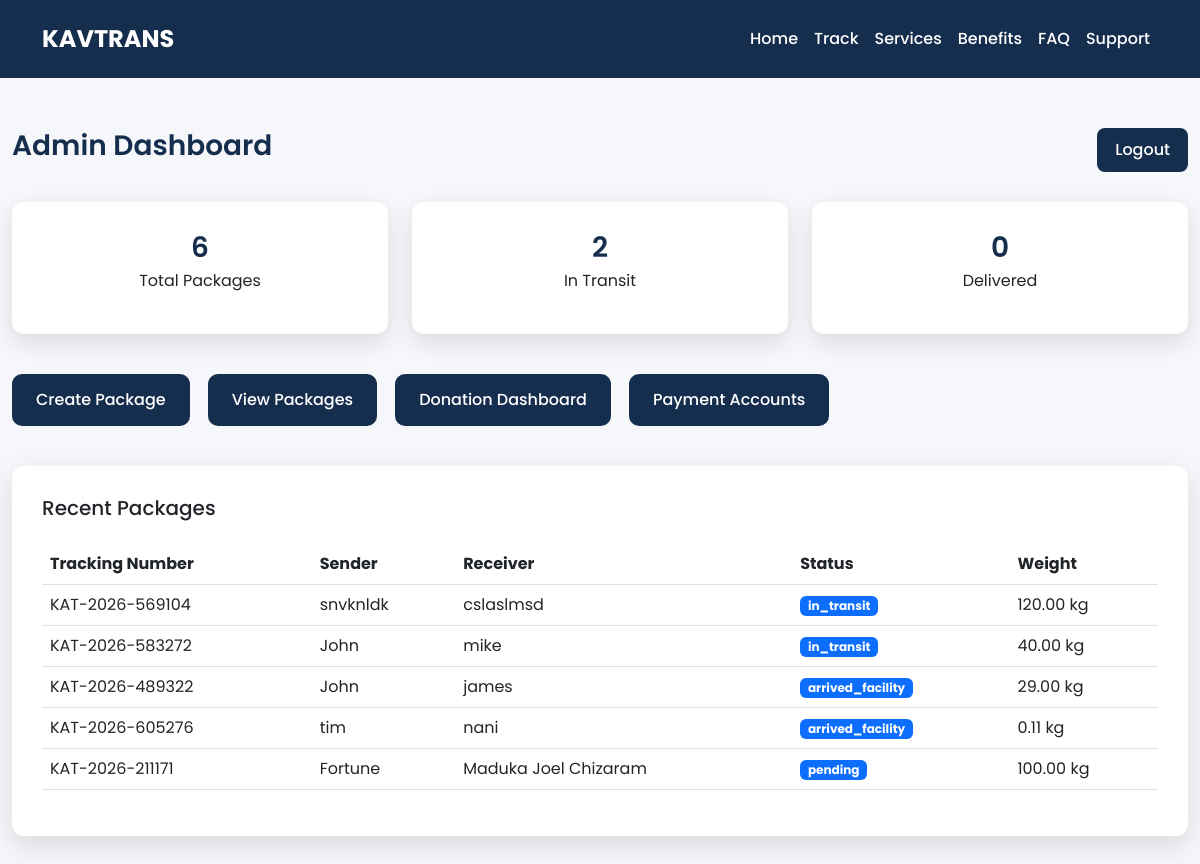
/dashboard/ (signed in), run on the app's committed database.
### packages/models.py (models this page shows, shortened)
class Package(models.Model):
    STATUS_CHOICES = [
        ("pending", "Pending"),
        ("picked_up", "Picked Up"),
        ("in_transit", "In Transit"),
        ("arrived_facility", "Arrived At Facility"),
        ("out_for_delivery", "Out For Delivery"),
        ("delivered", "Delivered"),
    ]
    tracking_number = models.CharField(
        max_length=30,
        unique=True,
        default=generate_tracking_number,
        editable=False
    )
    owner = models.ForeignKey(
        settings.AUTH_USER_MODEL,
        on_delete=models.CASCADE,
        related_name="packages"
    )
    sender_name = models.CharField(max_length=100)
    receiver_name = models.CharField(max_length=100)
    receiver_phone = models.CharField(max_length=20)
    receiver_address = models.TextField()
    description = models.TextField()
    weight = models.DecimalField(max_digits=10, decimal_places=2)
    status = models.CharField(
        max_length=50,
        choices=STATUS_CHOICES,
        default="pending"
    )
    current_location = models.CharField(max_length=255, blank=True)
    created_at = models.DateTimeField(auto_now_add=True)

### dashboard/views.py (the view)
# urls.py: path("", views.dashboard_home, name="dashboard_home"),
@login_required(login_url="admin_login")
def dashboard_home(request):
    total_packages = Package.objects.count()
    delivered = Package.objects.filter(status="delivered").count()
    in_transit = Package.objects.filter(status="in_transit").count()
    pending = Package.objects.filter(status="pending").count()
    packages = Package.objects.order_by('-id')[:5]
    return render(request, "dashboard/home.html", {
        "total_packages": total_packages,
        "delivered": delivered,
        "in_transit": in_transit,
        "pending": pending,
        "packages": packages,
    })

### templates/dashboard/home.html (shortened to what this page needs)
{% extends "dashboard/dashboard_base.html" %}
{% load static %}
{% block content %}
<div class="container dashboard-wrapper animate__animated animate__fadeIn">
<div class="dashboard-header">
<h3 class="dashboard-title">Admin Dashboard</h3>
<a href="{% url 'admin_logout' %}" class="logout-btn">
Logout
</a>
</div>
<div class="row g-4">
<div class="col-md-4">
<div class="stat-card">
<div class="stat-number">{{ total_packages }}</div>
<p>Total Packages</p>
</div>
</div>
<div class="col-md-4">
<div class="stat-card">
<div class="stat-number">{{ in_transit }}</div>
<p>In Transit</p>
</div>
</div>
<div class="col-md-4">
<div class="stat-card">
<div class="stat-number">{{ delivered }}</div>
<p>Delivered</p>
</div>
</div>
</div>
<div class="dashboard-actions d-flex flex-wrap gap-2">
<a href="{% url 'package_create' %}" class="dashboard-btn">
Create Package
</a>
<a href="{% url 'package_list' %}" class="dashboard-btn">
View Packages
</a>
<a href="{% url 'donation_dashboard' %}" class="dashboard-btn">
Donation Dashboard
</a>
<a href="{% url 'payment_accounts' %}" class="dashboard-btn">
Payment Accounts
</a>
</div>
<div class="table-card">
<h5 class="mb-4">Recent Packages</h5>
<table class="table table-hover">
<thead>
<tr>
<th>Tracking Number</th>
<th>Sender</th>
<th>Receiver</th>
<th>Status</th>
<th>Weight</th>
</tr>
</thead>
<tbody>
{% for package in packages %}
<tr>
<td>{{ package.tracking_number }}</td>
<td>{{ package.sender_name }}</td>
<td>{{ package.receiver_name }}</td>
<td>
<span class="badge bg-primary">
{{ package.status }}
</span>
</td>
<td>{{ package.weight }} kg</td>
</tr>
{% empty %}
<tr>
<td colspan="5">No packages found</td>
</tr>
{% endfor %}
</tbody>
</table>
</div>
</div>
{% endblock %}

### templates/dashboard/dashboard_base.html (style rules this page uses)
:root { --primary:#162e4d; --secondary:#000; --white:#fff; --light:#f5f7fa; }
body { font-family:'Poppins', sans-serif; background:var(--light); margin:0; }

### templates/dashboard/home.html (style rules this page uses)
.dashboard-wrapper { max-width:1200px; margin:50px auto; }
.dashboard-header { display:flex; justify-content:space-between; align-items:center; margin-bottom:30px; }
.dashboard-title { color:#162e4d; font-weight:600; }
.logout-btn { background:#162e4d; color:white; padding:10px 18px; border-radius:8px; text-decoration:none; font-weight:500; transition:0.3s; }
.stat-card { background:#fff; border-radius:12px; padding:25px; box-shadow:0 8px 25px rgba(0,0,0,0.12); text-align:center; transition:0.3s; }
.stat-number { font-size:28px; font-weight:600; color:#162e4d; }
.dashboard-actions { margin:40px 0; }
.dashboard-btn { background:#162e4d; color:white; border:none; padding:14px 24px; border-radius:10px; text-decoration:none; font-weight:500; margin-right:10px; transition:0.3s; }
.table-card { background:#fff; padding:30px; border-radius:12px; box-shadow:0 10px 30px rgba(0,0,0,0.12); }
.table thead { background:#162e4d; color:white; }
.dashboard-actions { margin:40px 0; gap:10px; }

### data on the page
Package: tracking_number "KAT-2026-569104", sender_name "snvknldk", receiver_name "cslaslmsd", status "in_transit", weight "120.00"
Package: tracking_number "KAT-2026-583272", sender_name "John", receiver_name "mike", status "in_transit", weight "40.00"
Package: tracking_number "KAT-2026-489322", sender_name "John", receiver_name "james", status "arrived_facility", weight "29.00"
Package: tracking_number "KAT-2026-605276", sender_name "tim", receiver_name "nani", status "arrived_facility", weight "0.11"
Package: tracking_number "KAT-2026-211171", sender_name "Fortune", receiver_name "Maduka Joel Chizaram", status "pending", weight "100.00"

### other printed values
{{ total_packages }} "6"
{{ in_transit }} "2"
{{ delivered }} "0"
